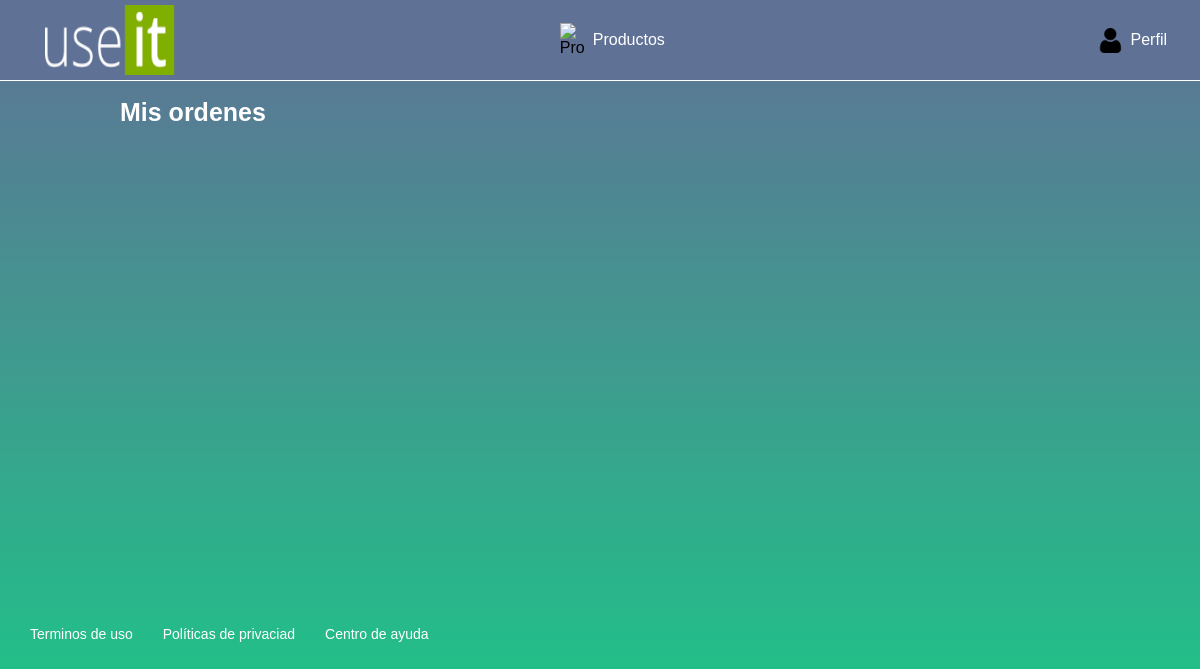
The page /orders/ (signed in) on the database as committed earlier.
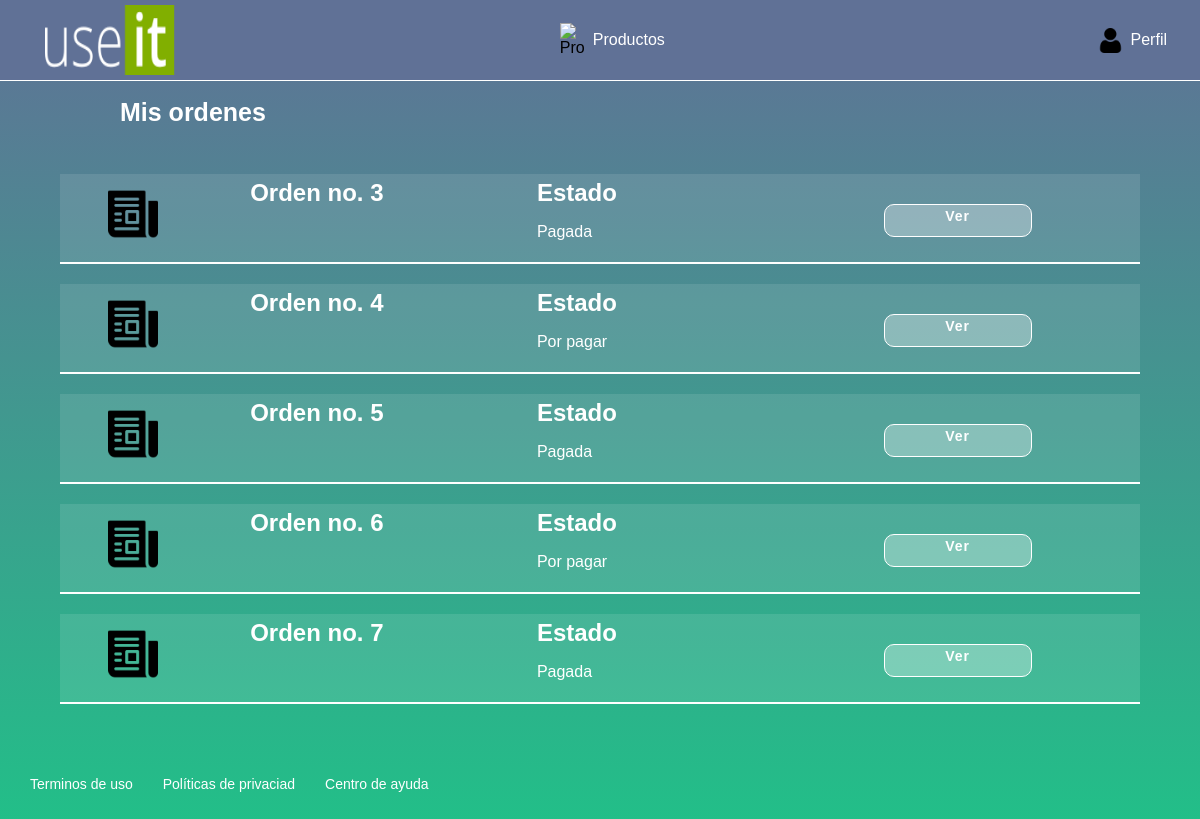
The same page on the database as committed later.
### products/models/order.py (models this page shows, shortened)
class Order(models.Model):
    id = models.AutoField(primary_key=True)
    user_id = models.ForeignKey(
        User, related_name="user_order", on_delete=models.CASCADE)
    status = models.IntegerField()
    list_items = relationship("OrderItems", backref="Order")
    @property
    def list_items(self):
        """ Getter method to return all items asociated to an order """
        order_items = OrderItems.objects.filter(order_id=self)
        list_elements = []
        for obj in order_items:
            list_elements.append([obj.product_id, obj.cant])
        print(list_elements)
        return list_elements

### products/views/orders.py (the view)
# urls.py: path('orders/', orders, name='orders'),
@require_http_methods(["GET"])
def orders(request):
    if request.user.is_authenticated:
        orders = Order.objects.filter(user_id=request.user).order_by('id')
        context = {
            "orders": orders
        }
        return render(request, 'orders.html', context=context)
    return redirect('/login')

### templates/orders.html (shortened to what this page needs)
{% extends 'base.html' %}
{% block header_title %} Mis ordenes {% endblock%}
{% block content %}
{% for order in orders %}
<div class='reports__item' ">
    <img class='reports__item--img' src='/static/img/order.png' alt='report'>
    <div class='reports_item--description'>
        <h2> <a href=" /view_order/{{order.id}}">Orden no. {{ order.id }}</a></h2>
</div>
<div class='reports_item--description'>
    <h2>Estado</h2>
    {% if order.status == 0 %}
    <p>Por pagar</p>
    {% else %}
    <p>Pagada</p>
    {% endif %}
</div>
<a class='button button_a button_add' href='/view_order/{{order.id}}'>Ver</a>
</div>
{% endfor %}
{% endblock %}

### templates/base.html (shortened to what this page needs)
<!DOCTYPE html>
{% load static %}
<html lang="en">
<head>
    <link rel="stylesheet" type="text/css" href="{% static '/styles/index.css' %}">
</head>
<body>
    {% block navbar %}
    <header class="header">
        <img class="header__img" src="{% static 'img/useit.png'  %}" alt="Logo Use it">
        <div class="header__menu">
            <div class="header__menu--profile">
                <img src="{% static 'img/products.png'  %}" alt="Products">
                <a href="/home/">Productos</a>
            </div>
        </div>
        <div class="header__menu">
            <div class="header__menu--profile">
                <img src="{% static 'img/user.png'  %}" alt="User">
                <p>Perfil</p>
            </div>
        </div>
    </header>
    {% endblock %}
    <div class="header_products">
        <h1 class="main__title">{% block header_title %} Base {% endblock %}</h1>
    </div>
    <div class="reports">
        {% block content %}
        {% endblock %}
    </div>
    <footer class="footer">
        <a href="#">Terminos de uso</a>
        <a href="#">Políticas de privaciad</a>
        <a href="#">Centro de ayuda</a>
    </footer>
</body>
{% load static %}
</html>

### static/styles/index.css (style rules this page uses)
body { margin: 0px; background: linear-gradient(#607196, #21c088 ); padding: 0px; font-family: 'Muli', sans-serif; overflow-x: hidden; }
.header { width: 100%; height: 50px; display: flex; justify-content: space-between; align-items: center; border-bottom: 1px solid white; padding: 15px; background-color: #607196; }
.header__img { margin-left: 30px; margin-top: 0px; width: 130px; height: 70px; }
.header__menu { margin-right: 30px; }
.header__menu--profile { margin-right: 18px; display: flex; align-items: center; }
.header__menu--profile a { color: white; text-decoration: none; }
.header__menu--profile img { margin-right: 8px; width: 25px; }
.header__menu--profile p { margin: 0px; color: white; }
.header_products { width: 80%; margin: auto; display: flex; flex-direction: row; justify-content: space-between; }
.main__title { color: white; font-size: 25px; }
::placeholder { color: white; }
.footer { display: flex; align-items: center; height: 100px; width: 100%; margin-top: -20px; }
.footer a { color: white; font-size: 14px; text-decoration: none; padding-left: 30px; }
.reports { width: 90%; min-height: 400px; margin: auto; padding: 30px; display: flex; flex-direction: column; }
.reports__item { display: flex; flex-direction: row; justify-content: space-around; margin-bottom: 20px; background-color: rgba(255, 255, 255, 0.1); border-bottom: 2px solid white; color: white; padding: 5px; }
.reports__item--img { width: 50px; height: 50px; margin-top: 10px; margin-right: 5px; }
.reports_item--description h2, .reports_item--description h2 a { margin: 0px; color: white; text-decoration: none; width: 200px; }
.reports_item--description p { width: 200px; }
.button { background-color: rgba(255, 255, 255, 0.3); border: 1px solid white; border-radius: 10px; color: white; cursor: pointer; font-size: 14px; font-weight: bold; font-family: 'Muli', sans-serif; height: 30px; width: 25%; letter-spacing: 1px; margin: 15px 60px; }
.button_a { text-align: center; height: 25px; width: 140px; padding: 3px; text-decoration: none; margin-top: 25px; }

Rows that differ between the two databases and show on the page:
added Order: id "3", status "Pagada"
added Order: id "4", status "Por pagar"
added Order: id "5", status "Pagada"
added Order: id "6", status "Por pagar"
added Order: id "7", status "Pagada"
